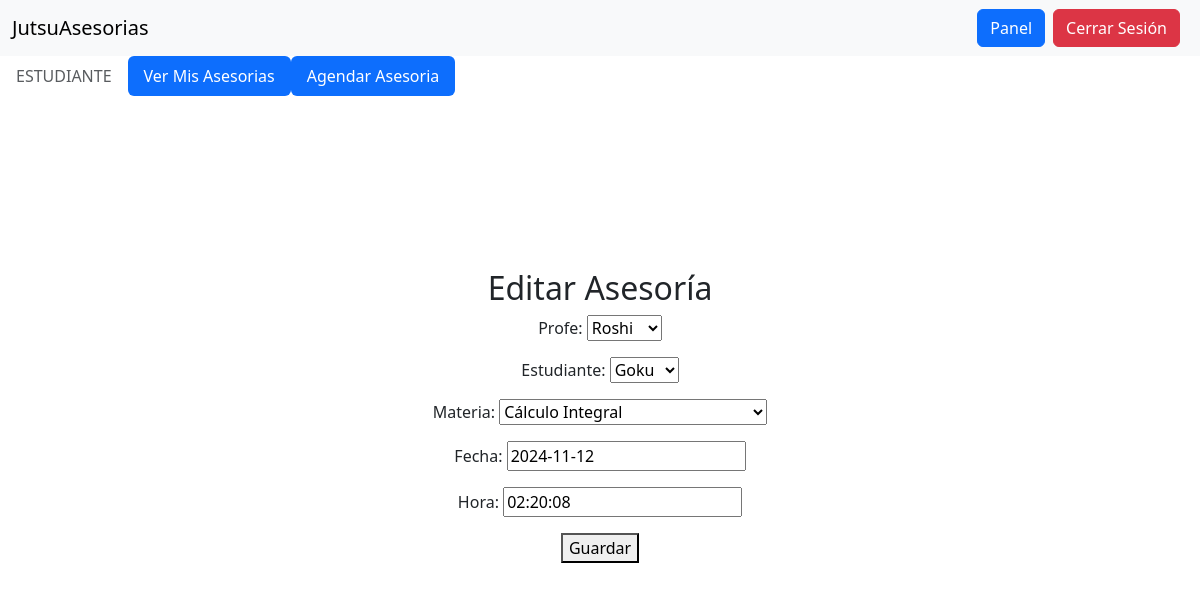
The app's page /editar_asesoria/1/ (signed in), older data.
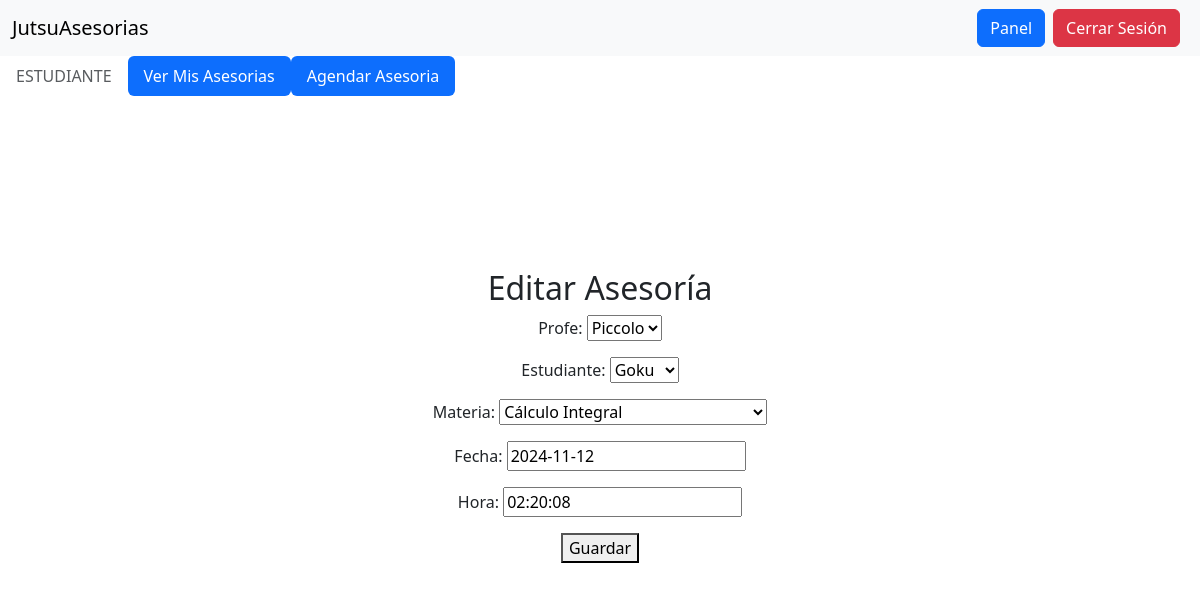
The same page, newer data.
### tasks/models.py (models this page shows)
class Asesoria(models.Model):
    profe = models.ForeignKey(CustomUser, on_delete=models.CASCADE, related_name='asesorias_profe')
    estudiante = models.ForeignKey(CustomUser, on_delete=models.CASCADE, related_name='asesorias_estudiante')
    materia = models.ForeignKey(Materia, on_delete=models.CASCADE)
    fecha = models.DateField()
    hora = models.TimeField()

### tasks/views.py (the view)
# urls.py: path('editar_asesoria/<int:pk>/', views.editar_asesoria, name='editarasesoria'),
def editar_asesoria(request, pk):
    asesoria = get_object_or_404(Asesoria, pk=pk)
    if request.method == 'POST':
        form = AgregarAsesoriaForm(request.POST, instance=asesoria, user=request.user)
        if form.is_valid():
            form.save()
            return redirect('verasesorias')
    else:
        form = AgregarAsesoriaForm(instance=asesoria, user=request.user)
    return render(request, 'editar_asesoria.html', {'form': form})

### tasks/forms.py
class AgregarAsesoriaForm(forms.ModelForm):
    class Meta:
        model = Asesoria
        fields = '__all__'
    def __init__(self, *args, **kwargs):
        user = kwargs.pop('user', None)
        super(AgregarAsesoriaForm, self).__init__(*args, **kwargs)
        if user.role == 0:
            self.fields['estudiante'].queryset = CustomUser.objects.filter(role=0, username=user.username)
            self.fields['profe'].queryset = CustomUser.objects.filter(role=1)
        else:
            self.fields['profe'].queryset = CustomUser.objects.filter(role=1, username=user.username)
            self.fields['estudiante'].queryset = CustomUser.objects.filter(role=0)

### tasks/models.py (called while the page is built)
    def __str__(self):
        return self.nombre

### tasks/templates/editar_asesoria.html (shortened to what this page needs)
{% extends 'base.html' %}
{% block content %}
<h2>Editar Asesoría</h2>
<form method="POST">
    {{ form.as_p }}
    <button type="submit">Guardar</button>
</form>
{% endblock %}

Row changes from the older to the newer data that the page shows:
changed Asesoria "Goku": profe "Roshi" → "Piccolo"
